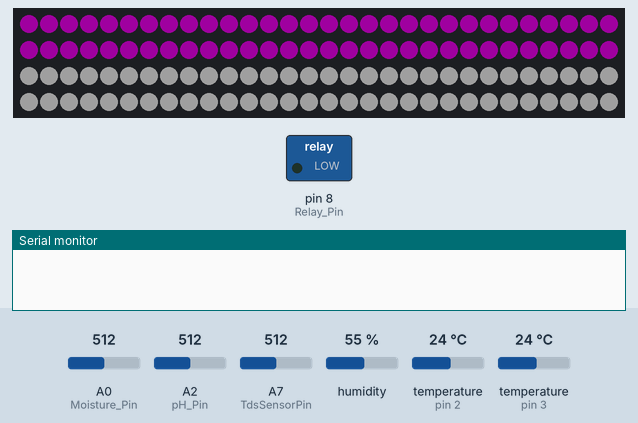
Simulated run of this sketch. Board: Arduino Nano, built with avr-gcc and run on an emulated ATmega328P. On the bench: 120 RGB LEDs in strip order, left to right, continuing on the next row, switched loads named in the sketch (green lamp = pin HIGH), the last lines printed to the serial monitor. Inputs (shaded band) come from the test bench; at power-on: A0 (Moisture_Pin) = 512, A2 (pH_Pin) = 512, A7 (TdsSensorPin) = 512, humidity 55 %, temperature (sensors on pin 2, pin 3) 24 °C. Dim RGB values are drawn brighter than linear.

Above: at 0.1 s.
At 47.0 s:
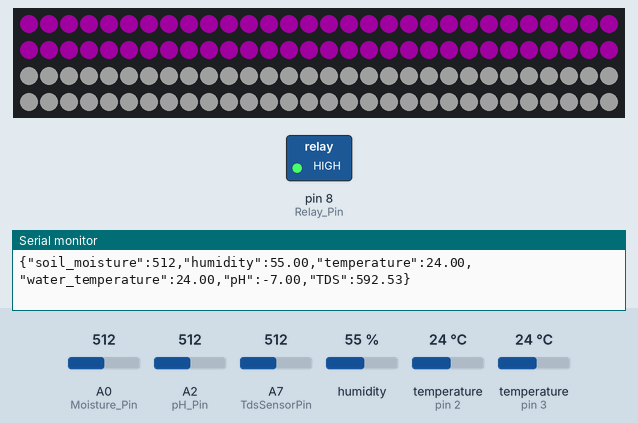
Timing chart, 0 to 94.3 s (numbered marks = the images above):
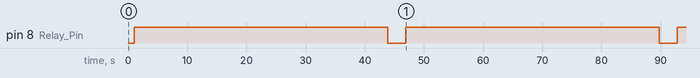

The sketch:

micro_controller.ino
```cpp
#include <DHT.h>
#include <DHT_U.h>
#include <FastLED.h>
#include <SPI.h>
#include <OneWire.h>
#include <TimeLib.h>


#define LED_PIN 6             // LED
#define NUM_LEDS 120          // Set this to the number of LEDs in your strip
#define BRIGHTNESS 64         // Set brightness level (0-255)
#define LED_TYPE WS2812B      // LED light for plant growth
#define COLOR_ORDER GRB       // LED light
#define Relay_Pin 8           // for the pump
#define Moisture_Pin A0       // soil moisture sensor
#define DHT_Pin 2             // DHT22
#define DHTTYPE DHT22         // humidity and temperature of air sensor
#define DS18B20_Pin 3         // DS18B20 water temperature sensor
#define TdsSensorPin A7       // TDS sensor (total dissolved solids)
#define VREF 5.0              // analog reference voltage(Volt) of the ADC
#define SCOUNT  30            // sum of sample point
#define pH_Pin A2             // pH sensor

const int csPin = 10;

CRGB leds[NUM_LEDS];
DHT dht(DHT_Pin, DHTTYPE);
OneWire ds(DS18B20_Pin);

const int dryThreshold = 365; // Soil moisture threshold for dry soil
const unsigned long pumpOffInterval = 40000; // Pump off duration in milliseconds
const unsigned long pumpOnDuration = 40000; // Pump on duration in milliseconds
unsigned long pumpOffMillis = 0;
unsigned long pumpStartMillis = 0;
bool isPumpOn = false;
bool isPumpOffDelay = false;

unsigned long previousMillis = 0;
bool isOn = true;

// TDS
int analogBuffer[SCOUNT];     // store the analog value in the array, read from ADC
int analogBufferTemp[SCOUNT];
int analogBufferIndex = 0;
int copyIndex = 0;

float averageVoltage = 0;
float tdsValue = 0;
float temperature = 16;       // current temperature for compensation

void pHsetup();
float readpH();

void DSsetup();
float readWaterTemperature();
void DHTsetup();
float readAirHumid();
float readAirTemp();
float readTDS();
int getMedianNum(int bArray[], int iFilterLen);
void TDSsetup();
void LEDsetup();
void Relaysetup();
void MoistureSensorsetup();
void PumpON();
void PumpOFF();
int readADC(int channel);
int readMoisture();

void setup() {
  Serial.begin(115200); // Combine all Serial.begin calls into one
  pHsetup();
  DSsetup();
  DHTsetup();
  TDSsetup();
  LEDsetup();
  Relaysetup();
  MoistureSensorsetup();

  setTime(12, 0, 0, 1, 1, 2023); // Set initial time (12:00:00, 1 Jan 2023)
}

void pHsetup() {
  pinMode(pH_Pin, INPUT);
}

float readpH() {
  int pHValue = analogRead(pH_Pin);
  float voltage = pHValue * (5.0 / 1024.0);
  float pH = 7 + ((2.5 - voltage) / 0.18);
  pH = pH * -1;
  delay(1000);
  return pH;
}

// DS18B20
void DSsetup() {}

float readWaterTemperature() {
  byte data[12];
  byte address[8];

  if (!ds.search(address)) {
    ds.reset_search();
    return -1000;
  }
  if (OneWire::crc8(address, 7) != address[7]) {
    return -1000;
  }
  if (address[0] != 0x10 && address[0] != 0x28) {
    return -1000;
  }
  ds.reset();
  ds.select(address);
  ds.write(0x44, 1);

  byte present = ds.reset();
  ds.select(address);
  ds.write(0xBE);

  for (int i = 0; i < 9; i++) {
    data[i] = ds.read();
  }
  ds.reset_search();

  byte MSB = data[1];
  byte LSB = data[0];

  float tempRead = ((MSB << 8) | LSB);
  float TemperatureSUM = tempRead / 16;
  return TemperatureSUM;
}

// DHT22
void DHTsetup() {
  dht.begin();
}

// TDS
float readTDS() {
  static unsigned long analogSampleTimepoint = millis();
  if (millis() - analogSampleTimepoint > 40U) {     //every 40 milliseconds,read the analog value from the ADC
    analogSampleTimepoint = millis();
    analogBuffer[analogBufferIndex] = analogRead(TdsSensorPin);    //read the analog value and store into the buffer
    analogBufferIndex++;
    if (analogBufferIndex == SCOUNT) {
      analogBufferIndex = 0;
    }
  }

  static unsigned long printTimepoint = millis();
  if (millis() - printTimepoint > 800U) {
    printTimepoint = millis();
    for (copyIndex = 0; copyIndex < SCOUNT; copyIndex++) {
      analogBufferTemp[copyIndex] = analogBuffer[copyIndex];

      // read the analog value more stable by the median filtering algorithm, and convert to voltage value
      averageVoltage = getMedianNum(analogBufferTemp, SCOUNT) * (float)VREF / 1024.0;

      //temperature compensation formula: fFinalResult(25^C) = fFinalResult(current)/(1.0+0.02*(fTP-25.0));
      float compensationCoefficient = 1.0 + 0.02 * (temperature - 25.0);
      //temperature compensation
      float compensationVoltage = averageVoltage / compensationCoefficient;

      //convert voltage value to tds value
      tdsValue = (133.42 * compensationVoltage * compensationVoltage * compensationVoltage - 255.86 * compensationVoltage * compensationVoltage + 857.39 * compensationVoltage) * 0.5;
    }
    return tdsValue;
  }
}

// TDS
void TDSsetup() {
  pinMode(TdsSensorPin, INPUT);
}

// LED
void LEDsetup() {
  FastLED.addLeds<LED_TYPE, LED_PIN, COLOR_ORDER>(leds, NUM_LEDS).setCorrection(TypicalLEDStrip);
  FastLED.setBrightness(BRIGHTNESS);

  // Turn on the LEDs with custom purple color initially
  for (int i = 0; i < NUM_LEDS/2; i++) {
    leds[i] = CRGB(128, 0, 128);  // Custom purple color (R, G, B)
  }

  // Turn on the LEDs with custom purple color initially
  for (int i = NUM_LEDS/2; i < NUM_LEDS; i++) {
    leds[i] = CRGB(128, 128, 128);  // Custom white color (R, G, B)
  }

  FastLED.show();

  previousMillis = millis();  // Initialize the timer
}

// Water Pump
void Relaysetup() {
  // Initialize the relay pin as an output
  pinMode(Relay_Pin, OUTPUT);
}

// Soil Moisture Sensor
void MoistureSensorsetup() {
  pinMode(Moisture_Pin, INPUT);
}

// Function to turn on the water pump (since relay module is active low)
void PumpON() {
  digitalWrite(Relay_Pin, HIGH);
}

// Function to turn off the water pump
void PumpOFF() {
  digitalWrite(Relay_Pin, LOW);
}

// Function to read from the MCP3008
int readADC(int channel) {
  byte command = 0b11000000 | ((channel & 0x07) << 3);
  digitalWrite(csPin, LOW);
  SPI.transfer(command);
  int adcValue = (SPI.transfer(0) & 0x1F) << 8;
  adcValue |= SPI.transfer(0);
  digitalWrite(csPin, HIGH);
  return adcValue;
}

// Air Humidity and Temperature sensor DHT22
int readMoisture() {
  int moistureValue = analogRead(Moisture_Pin);
  return moistureValue;
}

// Air Humidity
float readAirHumid() {
  float humidity = dht.readHumidity();
  if (isnan(humidity)) {
    Serial.println("Failed to read from DHT sensor!");
  }
  return humidity;
}

// Air Temperature
float readAirTemp() {
  float temperature = dht.readTemperature();
  if (isnan(temperature)) {
    Serial.println("Failed to read from DHT sensor!");
  }
  return temperature;
}

// median filtering algorithm
int getMedianNum(int bArray[], int iFilterLen) {
  int bTab[iFilterLen];
  for (byte i = 0; i < iFilterLen; i++)
    bTab[i] = bArray[i];
  int i, j, bTemp;
  for (j = 0; j < iFilterLen - 1; j++) {
    for (i = 0; i < iFilterLen - j - 1; i++) {
      if (bTab[i] > bTab[i + 1]) {
        bTemp = bTab[i];
        bTab[i] = bTab[i + 1];
        bTab[i + 1] = bTemp;
      }
    }
  }
  if ((iFilterLen & 1) > 0) {
    bTemp = bTab[(iFilterLen - 1) / 2];
  }
  else {
    bTemp = (bTab[iFilterLen / 2] + bTab[iFilterLen / 2 - 1]) / 2;
  }
  return bTemp;
}

void loop() {
  unsigned long currentMillis = millis();

  // Calculate current time in hours and minutes
  int currentHour = hour();
  int currentMinute = minute();

  // Manage the LED on/off timing
  if (isOn && (currentHour >= 18 || currentHour < 6)) {
    // Turn off the LEDs
    for (int i = 0; i < NUM_LEDS; i++) {
      leds[i] = CRGB::Black;  // Set color to black to turn off
    }
    FastLED.show();
    isOn = false;
  } else if (!isOn && (currentHour >= 6 && currentHour < 18)) {
    // Turn on the LEDs with custom purple color
    for (int i = 0; i < NUM_LEDS; i++) {
      leds[i] = CRGB(128, 0, 128);  // Custom purple color (R, G, B)
    }
    FastLED.show();
    isOn = true;
  }

  // Collect sensor data
  int soilMoisture = analogRead(Moisture_Pin);
  float humidity = dht.readHumidity();
  float temperature = dht.readTemperature();
  float waterTemperature = readWaterTemperature();
  float pH = readpH();
  float tds = readTDS();

  // Pump control based on soil moisture
  if (soilMoisture > dryThreshold && !isPumpOn) {
    PumpON();
    isPumpOn = true;
    pumpStartMillis = currentMillis;
  }

  if (isPumpOn && (currentMillis - pumpStartMillis >= pumpOnDuration)) {
    PumpOFF();
    isPumpOn = false;
  }

  // Print data in JSON format
  Serial.print("{\"soil_moisture\":");
  Serial.print(soilMoisture);
  Serial.print(",\"humidity\":");
  Serial.print(humidity);
  Serial.print(",\"temperature\":");
  Serial.print(temperature);
  Serial.print(",\"water_temperature\":");
  Serial.print(waterTemperature);
  Serial.print(",\"pH\":");
  Serial.print(pH);
  Serial.print(",\"TDS\":");
  Serial.print(tds);
  Serial.println("}");

  delay(2000);  // Delay to avoid spamming serial output
}
```

Measured:
- by itself, pin 8 (Relay_Pin): alternates HIGH for 42.8 s and LOW for 3.1 s
